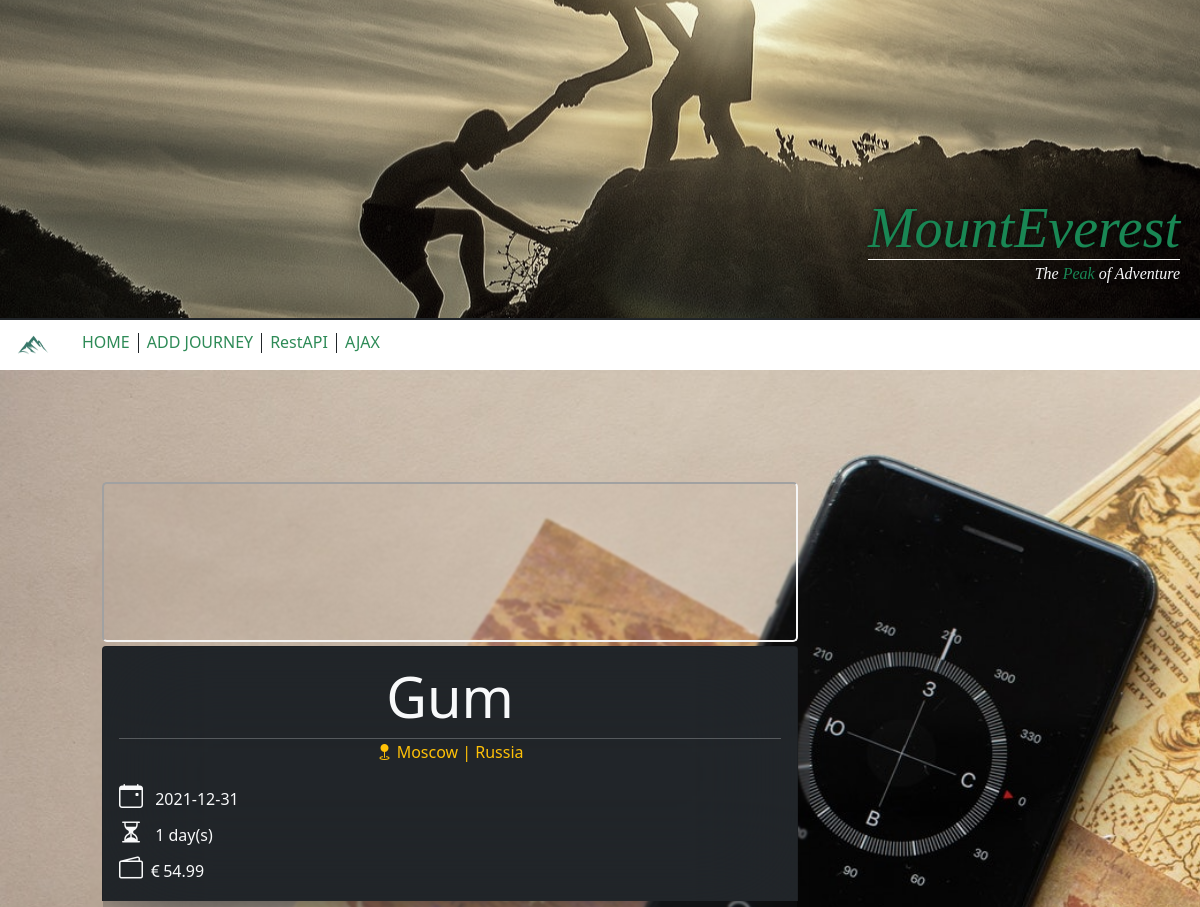
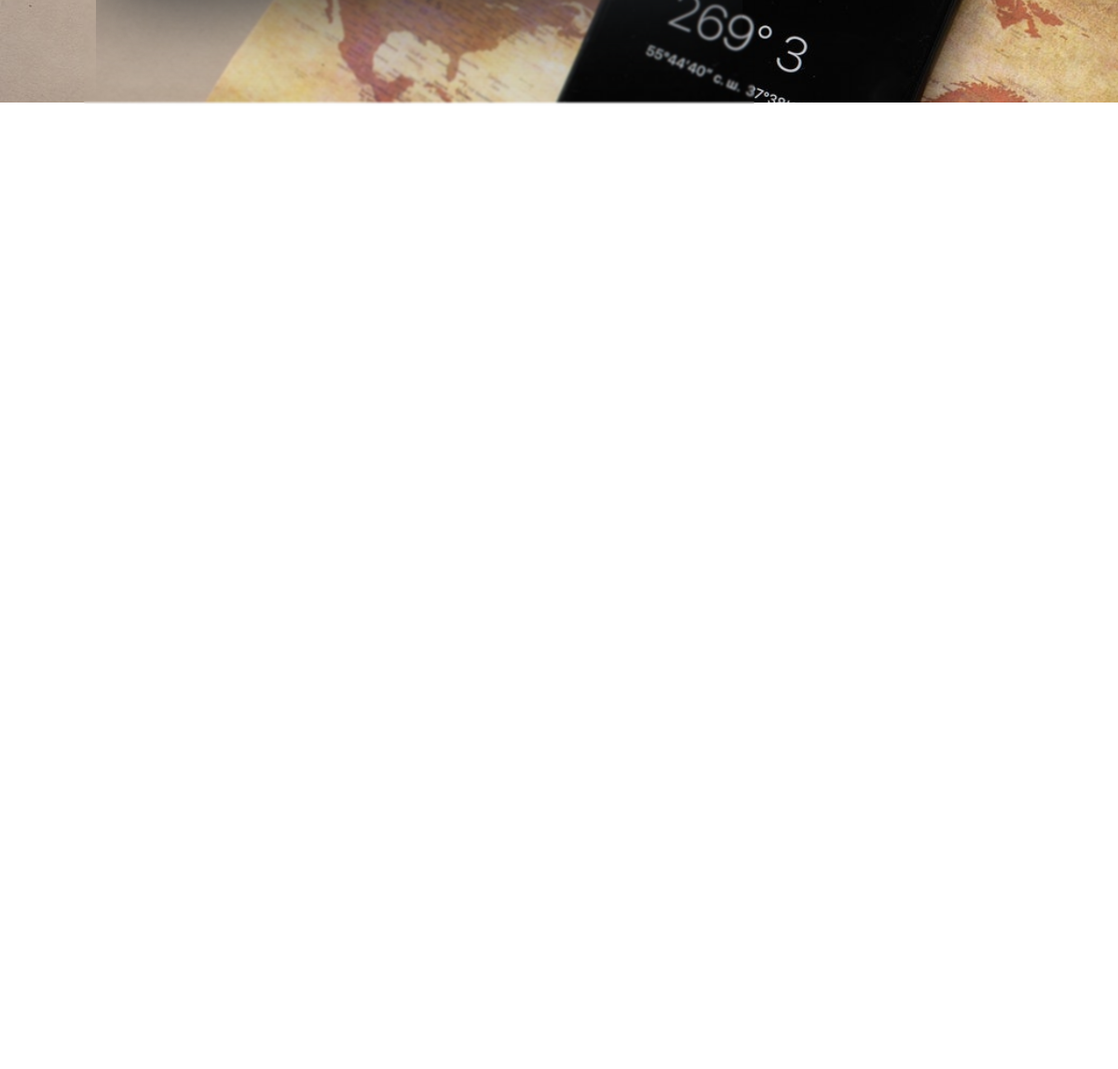
/CR-12/details.php?id=1, run on the app's committed database (2 pictures, top to bottom).
### tables this page shows
CREATE TABLE `journeys` (
  `journey_id` int(11) NOT NULL,
  `location_name` varchar(100) NOT NULL,
  `city` varchar(50) DEFAULT NULL,
  `country` varchar(50) DEFAULT NULL,
  `description` text DEFAULT NULL,
  `date` date DEFAULT NULL,
  `duration` tinyint(4) DEFAULT NULL,
  `price` float DEFAULT NULL,
  `latitude` decimal(10,8) NOT NULL,
  `longitude` decimal(11,8) NOT NULL,
  `picture` text DEFAULT NULL
);

### CR-12/details.php (the view, shortened to what this page needs)
<?php
    require_once("actions/db_connect.php");
    $display_journey = "";
    if(@$_GET["id"]){
    $id = $_GET["id"];
    $sql = "SELECT * FROM journeys WHERE journey_id = '{$id}';";
    $query = mysqli_query($connect, $sql);
    $record = mysqli_fetch_assoc($query);
    if(mysqli_num_rows($query) == 1){
        $display_journey = "
            <div class='card bg-dark m-0' style='width: 100%; max-width: 720px; backdrop-filter: blur(500px)'>
            <div class='card-body text-light' style='backdrop-filter: blur(50px)'>
                <p class='card-title text-center display-4 mb-2'>{$record["location_name"]}</p>
                <hr class='mt-1 mb-2'>
                <p class='card-subtitle text-center mb-3 h6 text-warning'><i class='bi bi-geo-fill'></i> {$record["city"]} | {$record["country"]}</p>
                <p class='card-text mb-0'>
                <i class='bi bi-calendar-event fs-4 pe-2'></i> {$record["date"]}
                </p>
                <p class='card-text my-0'>
                <i class='bi bi-hourglass-split fs-4 pe-2'></i></i> {$record["duration"]} day(s)
                </p>
                <p class='card-text text-light mt-0'>
                <i class='bi bi-wallet2 fs-4'></i> <i class='bi bi-currency-euro'></i>{$record["price"]}
                </p>
                <p class='card-text mb-5'>
                <i class='bi bi-info-square fs-4 pe-2'></i> {$record["description"]}
                </p>
                <hr class='bg-success mt-2 mb-0 mx-5'>
                <p class='card-text text-center'><a id='link' class='text-decoration-none' href='index.php'><small><span id='arrow'> << </span>Return to main page</small></a></p>
            </div>
            <img src='img/{$record["picture"]}' class='img-fluid' alt='img/{$record["location_name"]}'>
            </div>
            ";
        }
    }
?>
<!DOCTYPE html>
<html lang="en">
<head>
    <?php require_once("components/bootstrap.php"); ?>
</head>
<body>
    <?php
        $hero = $url = "";
        require_once("components/hero.php");
        require_once("components/navbar.php");
        ?>
    <main id="details">
        <section class="row py-5" >
            <div class="col col-sm-12 offset-sm-0 col-md-5 offset-md-1" style='width: 100%; max-width: 720px; backdrop-filter: blur(1px)'>
                <div class="my-1" id='map'></div>
                <div id="card" class="w-100 my-1" style='width: 100%; max-width: 720px; backdrop-filter: blur(100px)'>
                    <?php echo $display_journey; ?>
                </div>
            </div>
        </section>
    </main>
    <?php require_once("components/footer.php")?>
</body>
</html>

### CR-12/components/bootstrap.php (shortened to what this page needs)
<link href="https://cdn.jsdelivr.net/npm/bootstrap@5.0.0-beta1/dist/css/bootstrap.min.css"  rel="stylesheet">
<link rel="stylesheet" href="https://cdn.jsdelivr.net/npm/bootstrap-icons@1.6.0/font/bootstrap-icons.css">

### CR-12/components/hero.php (shortened to what this page needs)
<!DOCTYPE html>
<html lang="en">
<head>
    <?php require_once("bootstrap.php")?>
</head>
<body>
<header class="fw-light">
<div id="hero_text">
    <p id="test"  class="text-end pe-2"><span class="align-baseline py-0 my-0 display-4 border-bottom border-white text-success">MountEverest</span> <br><small class="text-light fs-6"><span class="ps-3 py-0 my-0"> The</span> <span class="text-success">Peak</span> <span class="py-0 my-0"> of Adventure</span></small>
    </p>
</div>
</header>
</body>
</html>

### CR-12/components/navbar.php (shortened to what this page needs)
        <!DOCTYPE html>
<html lang="en">
<head>
    <?php require_once("bootstrap.php")?>
</head>
<body>
<nav class="sticky-top">
    <div class="d-flex flex-wrap justify-content-sm-center justify-content-md-start text-start bg-white text-warning border-top border-dark border-2 my-0 justify-content-start align-items-center">
            <div><a href="index.php#">
                <img class="rounded-circle ms-2 me-3 my-0" src="<?= $url ?>img/layout/logo_navbar.png" alt="" width="50" height="50" class="d-inline-block align-text-top">
            </a></div>
            <section class="text-center d-flex justify-content-between align-items-center">
                <div class="px-2 py-0 mb-1 display-6 fs-6 border-end border-dark align-self-center">
                    <a class="text-decoration-none nav_link" href="<?= $url ?>index.php#list_journey">HOME</a>
                </div>
                <div class="px-2 py-0 mb-1 display-6 fs-6 border-end border-dark align-self-center">
                    <a class="text-decoration-none nav_link" href="<?= $url ?>create.php#add_journey">ADD JOURNEY</a>
                </div>
                <div class="px-2 py-0 mb-1 display-6 fs-6 border-end border-dark align-self-center">
                        <a class="text-decoration-none nav_link" href="<?= $url ?>RESTful/display_all.php">RestAPI</a>
                </div>
                <div class="px-2 py-0 mb-1 display-6 fs-6 align-self-center">
                        <a class="text-decoration-none nav_link" href="<?= $url ?>ajax.php">AJAX</a>
                </div>
            </section>
    </div>
</nav>
</body>
</html>

### CR-12/components/footer.php (shortened to what this page needs)
<!DOCTYPE html>
<html lang="en">
<head>
    <?php require_once("bootstrap.php")?>
</head>
<body>
    <footer class="custom py-3">
        <div class="d-flex justify-content-center flex-wrap mb-1">
            <div class="px-4 py-0 mb-3 border-end border-0">
                <a class="link_footer text-decoration-none" href="<?= $url ?>index.php">HOME</a>
            </div>
            <div class="px-4 py-0 mb-1 border-end border-0">
                <a class="link_footer text-decoration-none" href="<?= $url ?>create.php">ADD A JOURNEY</a>
            </div>
            <div class="px-4 py-0 mb-1 border-end border-0">
                    <a class="link_footer text-decoration-none" href="<?= $url ?>RESTful/display_all.php">REST API</a>
            </div>
            <div class="px-4 py-0 mb-1">
                    <a class="link_footer text-decoration-none" href="<?= $url ?>ajax.php">AJAX</a>
            </div>
        </div>
        <div class="border-bottom border-top border-success p-2 fs-6 mb-5 mx-auto" style="min-width: 120px; width: 100%; max-width: 330px">
            <a class="px-4 footer_media" href="#"><i class="bi bi-facebook"></i></a>
            <a class="px-4 footer_media" href="#"><i class="bi bi-twitter"></i></a>
            <a class="px-4 footer_media" href="#"><i class="bi bi-youtube"></i></a>
            <a class="px-4 footer_media" href="#"><i class="bi bi-instagram"></i></a>
        </div>
        <p class="text-muted mt-4"><sub>2021&copy;Henry Ngo-Sytchev</sub></p>
    </footer>
</body>
</html>

### CR-12/details.php (style rules this page uses)
#details { margin: 0px; padding: 5% 0% 3%; background: url("img/layout/hero.jpg") no-repeat bottom left; background-size: cover; }
#map { height: 20vh; border-radius: 5px; border: whitesmoke 2px inset; box-sizing: border-box; }
html, body, main { height: auto; margin: 0; padding: 0; }
#link { color: seagreen; transition: 0.45s; }

### CR-12/components/navbar.php (style rules this page uses)
nav { position: relative; }
.nav_link { color: seagreen; transition: font-weight .2s, color 1.55s; }

### CR-12/components/footer.php (style rules this page uses)
.custom { padding: 2% 0%; min-height: 20vh; background: url("../img/layout/hero_dark.jpg") top center; background: black; background-size: cover; color: whitesmoke; text-align: center; }
.link_footer { font-size: 0.7rem; color: whitesmoke; transition: 0.55s; }
.footer_media { color: seagreen; font-size: 1.2rem; transition: color .35s; }

### data on the page
journeys: location_name "Gum", city "Moscow", country "Russia", date "2021-12-31", duration "1", price "54.99", description "Visit the fammous Shopping Centre opposite the Kremlin. Lorem ipsum, dolor sit amet consectetur adipisicing elit. Aperiam eveniet eligendi earum inventore soluta, similique porro atque, modi rem distinctio magnam asperiores fugiat officia dolores odit fugit. Perspiciatis, id harum. Voluptatibus impedit aspernatur quos, aliquam ea soluta, maxime iste repellendus aperiam, sequi maiores alias corrupti veniam atque officia? Voluptatum, fuga? Similique, consequatur a quam blanditiis sunt ex voluptatem accusamus dolorum. Maxime tempore, fugiat eveniet fuga recusandae explicabo. Odit reiciendis esse error nobis obcaecati, voluptate est. Velit voluptatem, ducimus quidem molestias vero recusandae et…", picture (picture)
